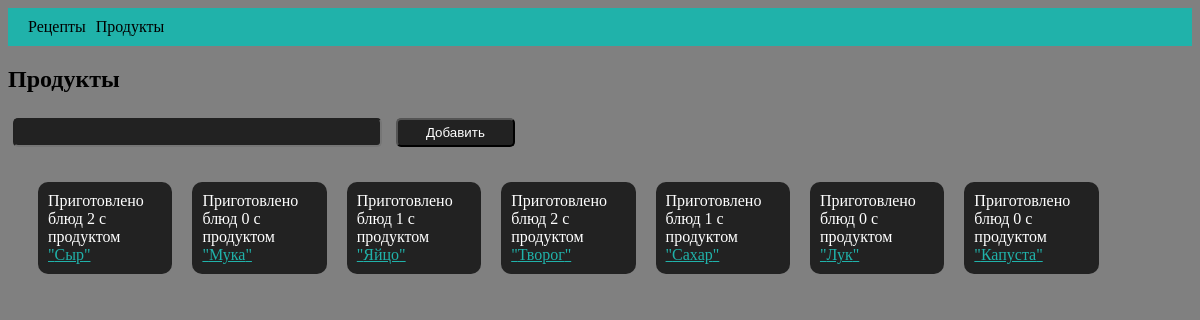
The app's page /product/ with its own data.
### recipe_food/models.py (models this page shows, shortened)
class Product(models.Model):
    name = models.CharField(max_length=100)
    count_cooked = models.IntegerField(default=0)
    date_created = models.DateTimeField(auto_now_add=True)

### recipe_food/views.py (the view)
# urls.py: path('product/', views.ProductView.as_view(), name='product-list'),
class ProductView(ListView):
    queryset = models.Product.objects.all()
    template_name = 'product.html'
    context_object_name = 'products_list'

### recipe_food/templates/product.html (shortened to what this page needs)
{% extends 'base/base.html' %}
{% load static %}
{% block content %}
    <h2>Продукты</h2>
    <div id="formProduct" class="formProduct">
        <input id="name_product" />
        <button onclick="addName()">Добавить</button>
    </div>
<div id="containerProduct" class="containerProduct">
        {% for i in products_list %}
            <p class="product">Приготовлено блюд {{ i.count_cooked }} c продуктом <a href="{% url 'show_recipes_without_product' product_id=i.id %}" style="color: #20B2AA;">"{{ i.name }}"</a></p>
        {% endfor %}
    </div>
{% endblock %}

### static/css/style.css (style rules this page uses)
body { background-color: grey; }

### static/css/product.css (style rules this page uses)
.containerProduct { display: flex; flex-wrap: wrap; margin: 10px; padding: 10px; }
.product { padding: 10px; background-color: #222; color: #fff; border-radius: 10px; margin: 10px; width: 10%; }

### static/css/form.css (style rules this page uses)
.fields_form input, .fields_form select, button { background: #222; color: #fff; padding: 5px; margin: 5px; border-radius: 5px; min-width: 30%; }
.formProduct input { background: #222; color: #fff; padding: 5px; margin: 5px; border-radius: 5px; min-width: 30%; }
.formProduct button { min-width: 10%; }

### records on screen
Product: count_cooked "2", name "Сыр"
Product: count_cooked "0", name "Мука"
Product: count_cooked "1", name "Яйцо"
Product: count_cooked "2", name "Творог"
Product: count_cooked "1", name "Сахар"
Product: count_cooked "0", name "Лук"
Product: count_cooked "0", name "Капуста"
